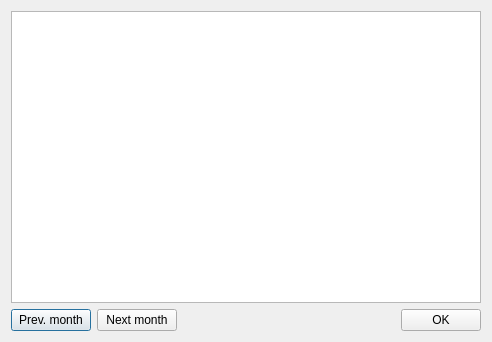
<?xml version="1.0" encoding="UTF-8"?>
<ui version="4.0">
 <class>LunarPhase</class>
 <widget class="QDialog" name="LunarPhase">
  <property name="geometry">
   <rect>
    <x>0</x>
    <y>0</y>
    <width>492</width>
    <height>342</height>
   </rect>
  </property>
  <property name="windowTitle">
   <string>Dialog</string>
  </property>
  <layout class="QVBoxLayout" name="verticalLayout_2">
   <item>
    <layout class="QVBoxLayout" name="verticalLayout">
     <item>
      <widget class="QTreeView" name="treeView">
       <property name="editTriggers">
        <set>QAbstractItemView::NoEditTriggers</set>
       </property>
       <property name="alternatingRowColors">
        <bool>true</bool>
       </property>
       <property name="rootIsDecorated">
        <bool>false</bool>
       </property>
      </widget>
     </item>
    </layout>
   </item>
   <item>
    <layout class="QHBoxLayout" name="horizontalLayout">
     <item>
      <widget class="QPushButton" name="pushButton_2">
       <property name="text">
        <string>Prev. month</string>
       </property>
      </widget>
     </item>
     <item>
      <widget class="QPushButton" name="pushButton_3">
       <property name="text">
        <string>Next month</string>
       </property>
      </widget>
     </item>
     <item>
      <spacer name="horizontalSpacer">
       <property name="orientation">
        <enum>Qt::Horizontal</enum>
       </property>
       <property name="sizeHint" stdset="0">
        <size>
         <width>40</width>
         <height>20</height>
        </size>
       </property>
      </spacer>
     </item>
     <item>
      <widget class="QPushButton" name="pushButton">
       <property name="text">
        <string>OK</string>
       </property>
      </widget>
     </item>
    </layout>
   </item>
  </layout>
 </widget>
 <resources/>
 <connections/>
</ui>
